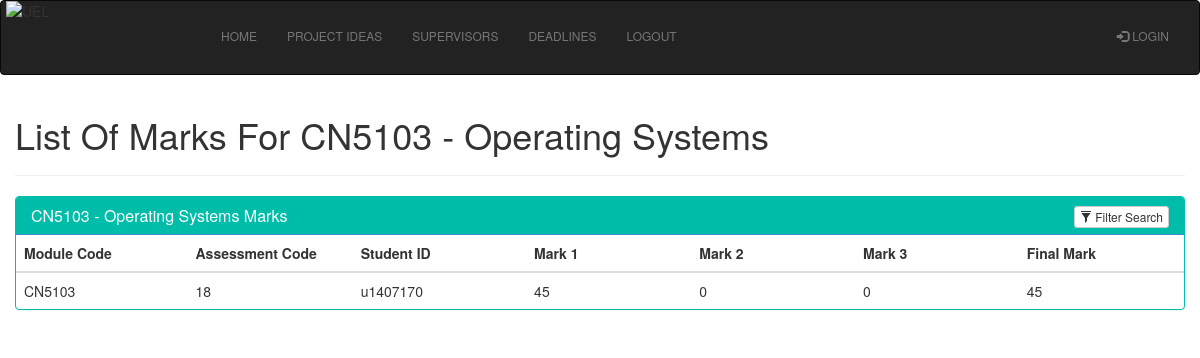
/admin/view-marks.php?id=CN5103, run on the app's committed database.
### tables this page shows
CREATE TABLE `module` (
  `id` int(9) NOT NULL,
  `module_code` varchar(7) NOT NULL,
  `module_name` varchar(50) NOT NULL,
  `module_leader` varchar(50) NOT NULL,
  `description` varchar(250) NOT NULL,
  `level` varchar(25) NOT NULL,
  `assessment1` varchar(50) NOT NULL,
  `assessment2` varchar(50) NOT NULL,
  `assessment3` varchar(50) NOT NULL,
  `lecturers_linked` varchar(250) NOT NULL,
  `engagement_points` varchar(500) NOT NULL
);

CREATE TABLE `marks` (
  `mark_id` int(9) NOT NULL,
  `module_code` varchar(9) NOT NULL,
  `assessment_code` varchar(9) NOT NULL,
  `sub_assessment` varchar(50) NOT NULL,
  `student_id` varchar(9) NOT NULL,
  `mark1` int(5) NOT NULL,
  `mark2` int(5) NOT NULL,
  `mark3` int(5) NOT NULL,
  `final_mark` int(5) NOT NULL,
  `engagement` varchar(25) NOT NULL,
  `feedback` varchar(255) NOT NULL
);

### admin/view-marks.php (the view, shortened to what this page needs)
<!DOCTYPE html>
<html>
  <?php
    include "../includes/header.php";
    include "../includes/lecturer-navbar.php";
    include "../db_handler.php";
  ?>
  <link rel="stylesheet" href="https://maxcdn.bootstrapcdn.com/bootstrap/3.3.7/css/bootstrap.min.css">
<head>
    <link rel="stylesheet" type="text/css" href="bootstrap/css/bootstrap.min.css"/>
</head>
<body>
<div class="container">
    <div class="row">
      <h1>List Of Marks For <?php
        if (isset($_GET['id'])) {
          $user = mysqli_real_escape_string($conn, $_GET['id']);
          $sql = "SELECT * FROM module WHERE module_code = '$user'";
          $result = mysqli_query($conn, $sql) or die(mysqli_error($conn));
              while($row = mysqli_fetch_array($result)) {
                $mcode = $row['module_code'];
                $mname = $row['module_name'];
          }
          echo $mcode . " - " . $mname;
        }
      ?> </h1>
      <hr>
        <div class="panel panel-primary filterable" style="border-color: #00bdaa;">
            <div class="panel-heading" style="background-color: #00bdaa;">
                <h3 class="panel-title"><?php echo $mcode . " - " . $mname ?> Marks</h3>
                <div class="pull-right">
                    <button class="btn btn-default btn-xs btn-filter"><span class="glyphicon glyphicon-filter"></span> Filter Search</button>
                </div>
            </div>
            <table class="table">
                <thead>
                    <tr class="filters">
                        <th><input type="text" class="form-control" placeholder="Module Code" disabled></th>
                        <th><input type="text" class="form-control" placeholder="Assessment Code" disabled></th>
                        <th><input type="text" class="form-control" placeholder="Student ID" disabled></th>
                        <th><input type="text" class="form-control" placeholder="Mark 1" disabled></th>
                        <th><input type="text" class="form-control" placeholder="Mark 2" disabled></th>
                        <th><input type="text" class="form-control" placeholder="Mark 3" disabled></th>
                        <th><input type="text" class="form-control" placeholder="Final Mark" disabled></th>
                    </tr>
                </thead>
                <tbody>
                    <?php
                        $conn = mysqli_connect('localhost', 'root', '', 'project');
                        $output = '';
                        if(isset($_POST["query"]))
                        {
                         $search = mysqli_real_escape_string($conn, $_POST["query"]);
                         $query = "
                          SELECT DISTINCT * FROM marking_scheme
                          WHERE module_code LIKE '%".$search."%'
                          OR assessment_code LIKE '%".$search."%'
                          OR mark1 LIKE '%".$search."%'
                          OR mark2 LIKE '%".$search."%'
                          OR mark3 LIKE '%".$search."%'
                          OR final_mark LIKE '%".$search."%'
                         ";
                        }
                        else
                        {
                         $query = "
                          SELECT module_code, assessment_code, student_id, mark1, mark2, mark3, final_mark FROM marks WHERE module_code = '$mcode'
                         ";
                        }
                        $result = mysqli_query($conn, $query);
                        if(mysqli_num_rows($result) > 0)
                        {
                         while($row = mysqli_fetch_array($result))
                         {
                          $output .= '
                           <tr>
                            <td>'.$row["module_code"].'</td>
                            <td>'.$row["assessment_code"].'</td>
                            <td>'.$row["student_id"].'</td>
                            <td>'.$row["mark1"].'</td>
                            <td>'.$row["mark2"].'</td>
                            <td>'.$row["mark3"].'</td>
                            <td>'.$row["final_mark"].'</td>
                           </tr>
                          ';
                         }
                         echo $output;
                        }
                    ?>
                    </tbody>
                </table>
            </div>
        </div>
    </div>
</body>
</html>

### includes/lecturer-navbar.php (style rules this page uses)
div { display: block; }

### admin/view-marks.php (style rules this page uses)
.filterable { margin-top: 15px; }
.filterable .panel-heading .pull-right { margin-top: -20px; }
.filterable .filters input[disabled] { background-color: transparent; border: none; cursor: auto; box-shadow: none; padding: 0; height: auto; }

### data on the page
module: module_code "CN5103", module_name "Operating Systems"
marks: module_code "CN5103", assessment_code "18", student "u1407170", mark1 "45", mark2 "0", mark3 "0", final_mark "45"

### other printed values
$name "HOME"
$name "PROJECT IDEAS"
$name "SUPERVISORS"
$name "DEADLINES"
$name "LOGOUT"
